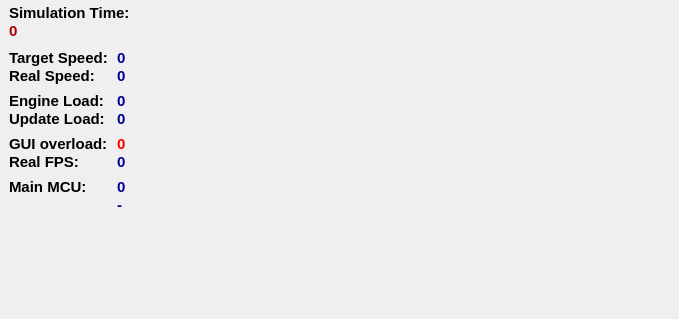
<?xml version="1.0" encoding="UTF-8"?>
<ui version="4.0">
 <class>infoWidget</class>
 <widget class="QWidget" name="infoWidget">
  <property name="geometry">
   <rect>
    <x>0</x>
    <y>0</y>
    <width>679</width>
    <height>319</height>
   </rect>
  </property>
  <property name="sizePolicy">
   <sizepolicy hsizetype="Preferred" vsizetype="Preferred">
    <horstretch>0</horstretch>
    <verstretch>0</verstretch>
   </sizepolicy>
  </property>
  <property name="windowTitle">
   <string notr="true">Form</string>
  </property>
  <widget class="QWidget" name="verticalLayoutWidget">
   <property name="geometry">
    <rect>
     <x>0</x>
     <y>0</y>
     <width>226</width>
     <height>244</height>
    </rect>
   </property>
   <layout class="QVBoxLayout" name="verticalLayout">
    <property name="spacing">
     <number>0</number>
    </property>
    <property name="leftMargin">
     <number>9</number>
    </property>
    <property name="topMargin">
     <number>4</number>
    </property>
    <item>
     <widget class="QLabel" name="simTimeLabel">
      <property name="sizePolicy">
       <sizepolicy hsizetype="Ignored" vsizetype="Preferred">
        <horstretch>0</horstretch>
        <verstretch>0</verstretch>
       </sizepolicy>
      </property>
      <property name="palette">
       <palette>
        <active>
         <colorrole role="WindowText">
          <brush brushstyle="SolidPattern">
           <color alpha="255">
            <red>0</red>
            <green>0</green>
            <blue>0</blue>
           </color>
          </brush>
         </colorrole>
         <colorrole role="Text">
          <brush brushstyle="SolidPattern">
           <color alpha="255">
            <red>0</red>
            <green>0</green>
            <blue>0</blue>
           </color>
          </brush>
         </colorrole>
         <colorrole role="PlaceholderText">
          <brush brushstyle="NoBrush">
           <color alpha="128">
            <red>0</red>
            <green>0</green>
            <blue>0</blue>
           </color>
          </brush>
         </colorrole>
        </active>
        <inactive>
         <colorrole role="WindowText">
          <brush brushstyle="SolidPattern">
           <color alpha="255">
            <red>0</red>
            <green>0</green>
            <blue>0</blue>
           </color>
          </brush>
         </colorrole>
         <colorrole role="Text">
          <brush brushstyle="SolidPattern">
           <color alpha="255">
            <red>0</red>
            <green>0</green>
            <blue>0</blue>
           </color>
          </brush>
         </colorrole>
         <colorrole role="PlaceholderText">
          <brush brushstyle="NoBrush">
           <color alpha="128">
            <red>0</red>
            <green>0</green>
            <blue>0</blue>
           </color>
          </brush>
         </colorrole>
        </inactive>
        <disabled>
         <colorrole role="WindowText">
          <brush brushstyle="SolidPattern">
           <color alpha="255">
            <red>144</red>
            <green>144</green>
            <blue>144</blue>
           </color>
          </brush>
         </colorrole>
         <colorrole role="Text">
          <brush brushstyle="SolidPattern">
           <color alpha="255">
            <red>144</red>
            <green>144</green>
            <blue>144</blue>
           </color>
          </brush>
         </colorrole>
         <colorrole role="PlaceholderText">
          <brush brushstyle="NoBrush">
           <color alpha="128">
            <red>0</red>
            <green>0</green>
            <blue>0</blue>
           </color>
          </brush>
         </colorrole>
        </disabled>
       </palette>
      </property>
      <property name="font">
       <font>
        <pointsize>11</pointsize>
        <weight>75</weight>
        <bold>true</bold>
       </font>
      </property>
      <property name="styleSheet">
       <string notr="true"/>
      </property>
      <property name="locale">
       <locale language="C" country="AnyCountry"/>
      </property>
      <property name="text">
       <string>Simulation Time:</string>
      </property>
     </widget>
    </item>
    <item>
     <widget class="QLabel" name="simTime">
      <property name="sizePolicy">
       <sizepolicy hsizetype="Ignored" vsizetype="Preferred">
        <horstretch>0</horstretch>
        <verstretch>0</verstretch>
       </sizepolicy>
      </property>
      <property name="palette">
       <palette>
        <active>
         <colorrole role="WindowText">
          <brush brushstyle="SolidPattern">
           <color alpha="255">
            <red>170</red>
            <green>0</green>
            <blue>0</blue>
           </color>
          </brush>
         </colorrole>
        </active>
        <inactive>
         <colorrole role="WindowText">
          <brush brushstyle="SolidPattern">
           <color alpha="255">
            <red>170</red>
            <green>0</green>
            <blue>0</blue>
           </color>
          </brush>
         </colorrole>
        </inactive>
        <disabled>
         <colorrole role="WindowText">
          <brush brushstyle="SolidPattern">
           <color alpha="255">
            <red>144</red>
            <green>144</green>
            <blue>144</blue>
           </color>
          </brush>
         </colorrole>
        </disabled>
       </palette>
      </property>
      <property name="font">
       <font>
        <pointsize>11</pointsize>
        <weight>75</weight>
        <bold>true</bold>
       </font>
      </property>
      <property name="text">
       <string notr="true">0</string>
      </property>
     </widget>
    </item>
    <item>
     <widget class="QLabel" name="label_4">
      <property name="maximumSize">
       <size>
        <width>16777215</width>
        <height>9</height>
       </size>
      </property>
      <property name="text">
       <string/>
      </property>
     </widget>
    </item>
    <item>
     <layout class="QGridLayout" name="gridLayout">
      <property name="horizontalSpacing">
       <number>9</number>
      </property>
      <property name="verticalSpacing">
       <number>0</number>
      </property>
      <item row="8" column="0">
       <widget class="QLabel" name="label_3">
        <property name="maximumSize">
         <size>
          <width>16777215</width>
          <height>7</height>
         </size>
        </property>
        <property name="text">
         <string/>
        </property>
       </widget>
      </item>
      <item row="0" column="1">
       <widget class="QLabel" name="targetSpeed">
        <property name="sizePolicy">
         <sizepolicy hsizetype="Expanding" vsizetype="Preferred">
          <horstretch>0</horstretch>
          <verstretch>0</verstretch>
         </sizepolicy>
        </property>
        <property name="palette">
         <palette>
          <active>
           <colorrole role="WindowText">
            <brush brushstyle="SolidPattern">
             <color alpha="255">
              <red>0</red>
              <green>0</green>
              <blue>150</blue>
             </color>
            </brush>
           </colorrole>
          </active>
          <inactive>
           <colorrole role="WindowText">
            <brush brushstyle="SolidPattern">
             <color alpha="255">
              <red>0</red>
              <green>0</green>
              <blue>150</blue>
             </color>
            </brush>
           </colorrole>
          </inactive>
          <disabled>
           <colorrole role="WindowText">
            <brush brushstyle="SolidPattern">
             <color alpha="255">
              <red>144</red>
              <green>144</green>
              <blue>144</blue>
             </color>
            </brush>
           </colorrole>
          </disabled>
         </palette>
        </property>
        <property name="font">
         <font>
          <pointsize>11</pointsize>
          <weight>75</weight>
          <bold>true</bold>
         </font>
        </property>
        <property name="text">
         <string notr="true">0</string>
        </property>
       </widget>
      </item>
      <item row="0" column="0">
       <widget class="QLabel" name="targetSpeedLabel">
        <property name="sizePolicy">
         <sizepolicy hsizetype="Minimum" vsizetype="Preferred">
          <horstretch>0</horstretch>
          <verstretch>0</verstretch>
         </sizepolicy>
        </property>
        <property name="palette">
         <palette>
          <active>
           <colorrole role="WindowText">
            <brush brushstyle="SolidPattern">
             <color alpha="255">
              <red>0</red>
              <green>0</green>
              <blue>0</blue>
             </color>
            </brush>
           </colorrole>
          </active>
          <inactive>
           <colorrole role="WindowText">
            <brush brushstyle="SolidPattern">
             <color alpha="255">
              <red>0</red>
              <green>0</green>
              <blue>0</blue>
             </color>
            </brush>
           </colorrole>
          </inactive>
          <disabled>
           <colorrole role="WindowText">
            <brush brushstyle="SolidPattern">
             <color alpha="255">
              <red>144</red>
              <green>144</green>
              <blue>144</blue>
             </color>
            </brush>
           </colorrole>
          </disabled>
         </palette>
        </property>
        <property name="font">
         <font>
          <pointsize>11</pointsize>
          <weight>75</weight>
          <bold>true</bold>
         </font>
        </property>
        <property name="text">
         <string>Target Speed:</string>
        </property>
       </widget>
      </item>
      <item row="9" column="0">
       <widget class="QLabel" name="mainMcuLabel">
        <property name="palette">
         <palette>
          <active>
           <colorrole role="WindowText">
            <brush brushstyle="SolidPattern">
             <color alpha="255">
              <red>0</red>
              <green>0</green>
              <blue>0</blue>
             </color>
            </brush>
           </colorrole>
          </active>
          <inactive>
           <colorrole role="WindowText">
            <brush brushstyle="SolidPattern">
             <color alpha="255">
              <red>0</red>
              <green>0</green>
              <blue>0</blue>
             </color>
            </brush>
           </colorrole>
          </inactive>
          <disabled>
           <colorrole role="WindowText">
            <brush brushstyle="SolidPattern">
             <color alpha="255">
              <red>144</red>
              <green>144</green>
              <blue>144</blue>
             </color>
            </brush>
           </colorrole>
          </disabled>
         </palette>
        </property>
        <property name="font">
         <font>
          <pointsize>11</pointsize>
          <weight>75</weight>
          <bold>true</bold>
         </font>
        </property>
        <property name="text">
         <string>Main MCU:</string>
        </property>
       </widget>
      </item>
      <item row="6" column="1">
       <widget class="QLabel" name="overLoadVal">
        <property name="sizePolicy">
         <sizepolicy hsizetype="Expanding" vsizetype="Preferred">
          <horstretch>0</horstretch>
          <verstretch>0</verstretch>
         </sizepolicy>
        </property>
        <property name="palette">
         <palette>
          <active>
           <colorrole role="WindowText">
            <brush brushstyle="SolidPattern">
             <color alpha="255">
              <red>255</red>
              <green>0</green>
              <blue>0</blue>
             </color>
            </brush>
           </colorrole>
          </active>
          <inactive>
           <colorrole role="WindowText">
            <brush brushstyle="SolidPattern">
             <color alpha="255">
              <red>255</red>
              <green>0</green>
              <blue>0</blue>
             </color>
            </brush>
           </colorrole>
          </inactive>
          <disabled>
           <colorrole role="WindowText">
            <brush brushstyle="SolidPattern">
             <color alpha="255">
              <red>144</red>
              <green>144</green>
              <blue>144</blue>
             </color>
            </brush>
           </colorrole>
          </disabled>
         </palette>
        </property>
        <property name="font">
         <font>
          <pointsize>11</pointsize>
          <weight>75</weight>
          <bold>true</bold>
         </font>
        </property>
        <property name="text">
         <string>0</string>
        </property>
       </widget>
      </item>
      <item row="3" column="1">
       <widget class="QLabel" name="simLoadVal">
        <property name="sizePolicy">
         <sizepolicy hsizetype="Expanding" vsizetype="Preferred">
          <horstretch>0</horstretch>
          <verstretch>0</verstretch>
         </sizepolicy>
        </property>
        <property name="palette">
         <palette>
          <active>
           <colorrole role="WindowText">
            <brush brushstyle="SolidPattern">
             <color alpha="255">
              <red>0</red>
              <green>0</green>
              <blue>150</blue>
             </color>
            </brush>
           </colorrole>
          </active>
          <inactive>
           <colorrole role="WindowText">
            <brush brushstyle="SolidPattern">
             <color alpha="255">
              <red>0</red>
              <green>0</green>
              <blue>150</blue>
             </color>
            </brush>
           </colorrole>
          </inactive>
          <disabled>
           <colorrole role="WindowText">
            <brush brushstyle="SolidPattern">
             <color alpha="255">
              <red>144</red>
              <green>144</green>
              <blue>144</blue>
             </color>
            </brush>
           </colorrole>
          </disabled>
         </palette>
        </property>
        <property name="font">
         <font>
          <pointsize>11</pointsize>
          <weight>75</weight>
          <bold>true</bold>
         </font>
        </property>
        <property name="text">
         <string notr="true">0</string>
        </property>
       </widget>
      </item>
      <item row="6" column="0">
       <widget class="QLabel" name="overLoadLabel">
        <property name="palette">
         <palette>
          <active>
           <colorrole role="WindowText">
            <brush brushstyle="SolidPattern">
             <color alpha="255">
              <red>0</red>
              <green>0</green>
              <blue>0</blue>
             </color>
            </brush>
           </colorrole>
          </active>
          <inactive>
           <colorrole role="WindowText">
            <brush brushstyle="SolidPattern">
             <color alpha="255">
              <red>0</red>
              <green>0</green>
              <blue>0</blue>
             </color>
            </brush>
           </colorrole>
          </inactive>
          <disabled>
           <colorrole role="WindowText">
            <brush brushstyle="SolidPattern">
             <color alpha="255">
              <red>144</red>
              <green>144</green>
              <blue>144</blue>
             </color>
            </brush>
           </colorrole>
          </disabled>
         </palette>
        </property>
        <property name="font">
         <font>
          <pointsize>11</pointsize>
          <weight>75</weight>
          <bold>true</bold>
         </font>
        </property>
        <property name="text">
         <string>GUI overload:</string>
        </property>
       </widget>
      </item>
      <item row="9" column="1">
       <widget class="QLabel" name="mainMcuName">
        <property name="sizePolicy">
         <sizepolicy hsizetype="Expanding" vsizetype="Preferred">
          <horstretch>0</horstretch>
          <verstretch>0</verstretch>
         </sizepolicy>
        </property>
        <property name="palette">
         <palette>
          <active>
           <colorrole role="WindowText">
            <brush brushstyle="SolidPattern">
             <color alpha="255">
              <red>0</red>
              <green>0</green>
              <blue>150</blue>
             </color>
            </brush>
           </colorrole>
          </active>
          <inactive>
           <colorrole role="WindowText">
            <brush brushstyle="SolidPattern">
             <color alpha="255">
              <red>0</red>
              <green>0</green>
              <blue>150</blue>
             </color>
            </brush>
           </colorrole>
          </inactive>
          <disabled>
           <colorrole role="WindowText">
            <brush brushstyle="SolidPattern">
             <color alpha="255">
              <red>144</red>
              <green>144</green>
              <blue>144</blue>
             </color>
            </brush>
           </colorrole>
          </disabled>
         </palette>
        </property>
        <property name="font">
         <font>
          <pointsize>11</pointsize>
          <weight>75</weight>
          <bold>true</bold>
         </font>
        </property>
        <property name="text">
         <string notr="true">0</string>
        </property>
       </widget>
      </item>
      <item row="4" column="1">
       <widget class="QLabel" name="guiLoadVal">
        <property name="sizePolicy">
         <sizepolicy hsizetype="Expanding" vsizetype="Preferred">
          <horstretch>0</horstretch>
          <verstretch>0</verstretch>
         </sizepolicy>
        </property>
        <property name="palette">
         <palette>
          <active>
           <colorrole role="WindowText">
            <brush brushstyle="SolidPattern">
             <color alpha="255">
              <red>0</red>
              <green>0</green>
              <blue>150</blue>
             </color>
            </brush>
           </colorrole>
          </active>
          <inactive>
           <colorrole role="WindowText">
            <brush brushstyle="SolidPattern">
             <color alpha="255">
              <red>0</red>
              <green>0</green>
              <blue>150</blue>
             </color>
            </brush>
           </colorrole>
          </inactive>
          <disabled>
           <colorrole role="WindowText">
            <brush brushstyle="SolidPattern">
             <color alpha="255">
              <red>144</red>
              <green>144</green>
              <blue>144</blue>
             </color>
            </brush>
           </colorrole>
          </disabled>
         </palette>
        </property>
        <property name="font">
         <font>
          <pointsize>11</pointsize>
          <weight>75</weight>
          <bold>true</bold>
         </font>
        </property>
        <property name="text">
         <string notr="true">0</string>
        </property>
       </widget>
      </item>
      <item row="3" column="0">
       <widget class="QLabel" name="simLoadLabel">
        <property name="sizePolicy">
         <sizepolicy hsizetype="Preferred" vsizetype="Preferred">
          <horstretch>0</horstretch>
          <verstretch>0</verstretch>
         </sizepolicy>
        </property>
        <property name="palette">
         <palette>
          <active>
           <colorrole role="WindowText">
            <brush brushstyle="SolidPattern">
             <color alpha="255">
              <red>0</red>
              <green>0</green>
              <blue>0</blue>
             </color>
            </brush>
           </colorrole>
          </active>
          <inactive>
           <colorrole role="WindowText">
            <brush brushstyle="SolidPattern">
             <color alpha="255">
              <red>0</red>
              <green>0</green>
              <blue>0</blue>
             </color>
            </brush>
           </colorrole>
          </inactive>
          <disabled>
           <colorrole role="WindowText">
            <brush brushstyle="SolidPattern">
             <color alpha="255">
              <red>144</red>
              <green>144</green>
              <blue>144</blue>
             </color>
            </brush>
           </colorrole>
          </disabled>
         </palette>
        </property>
        <property name="font">
         <font>
          <pointsize>11</pointsize>
          <weight>75</weight>
          <bold>true</bold>
         </font>
        </property>
        <property name="text">
         <string>Engine Load:</string>
        </property>
       </widget>
      </item>
      <item row="1" column="1">
       <widget class="QLabel" name="realSpeed">
        <property name="sizePolicy">
         <sizepolicy hsizetype="Expanding" vsizetype="Preferred">
          <horstretch>0</horstretch>
          <verstretch>0</verstretch>
         </sizepolicy>
        </property>
        <property name="palette">
         <palette>
          <active>
           <colorrole role="WindowText">
            <brush brushstyle="SolidPattern">
             <color alpha="255">
              <red>0</red>
              <green>0</green>
              <blue>150</blue>
             </color>
            </brush>
           </colorrole>
          </active>
          <inactive>
           <colorrole role="WindowText">
            <brush brushstyle="SolidPattern">
             <color alpha="255">
              <red>0</red>
              <green>0</green>
              <blue>150</blue>
             </color>
            </brush>
           </colorrole>
          </inactive>
          <disabled>
           <colorrole role="WindowText">
            <brush brushstyle="SolidPattern">
             <color alpha="255">
              <red>144</red>
              <green>144</green>
              <blue>144</blue>
             </color>
            </brush>
           </colorrole>
          </disabled>
         </palette>
        </property>
        <property name="font">
         <font>
          <pointsize>11</pointsize>
          <weight>75</weight>
          <bold>true</bold>
         </font>
        </property>
        <property name="text">
         <string notr="true">0</string>
        </property>
       </widget>
      </item>
      <item row="7" column="0">
       <widget class="QLabel" name="fpsLabel">
        <property name="palette">
         <palette>
          <active>
           <colorrole role="WindowText">
            <brush brushstyle="SolidPattern">
             <color alpha="255">
              <red>0</red>
              <green>0</green>
              <blue>0</blue>
             </color>
            </brush>
           </colorrole>
          </active>
          <inactive>
           <colorrole role="WindowText">
            <brush brushstyle="SolidPattern">
             <color alpha="255">
              <red>0</red>
              <green>0</green>
              <blue>0</blue>
             </color>
            </brush>
           </colorrole>
          </inactive>
          <disabled>
           <colorrole role="WindowText">
            <brush brushstyle="SolidPattern">
             <color alpha="255">
              <red>144</red>
              <green>144</green>
              <blue>144</blue>
             </color>
            </brush>
           </colorrole>
          </disabled>
         </palette>
        </property>
        <property name="font">
         <font>
          <pointsize>11</pointsize>
          <weight>75</weight>
          <bold>true</bold>
         </font>
        </property>
        <property name="text">
         <string>Real FPS:</string>
        </property>
       </widget>
      </item>
      <item row="4" column="0">
       <widget class="QLabel" name="guiLoadLabel">
        <property name="sizePolicy">
         <sizepolicy hsizetype="Minimum" vsizetype="Preferred">
          <horstretch>0</horstretch>
          <verstretch>0</verstretch>
         </sizepolicy>
        </property>
        <property name="palette">
         <palette>
          <active>
           <colorrole role="WindowText">
            <brush brushstyle="SolidPattern">
             <color alpha="255">
              <red>0</red>
              <green>0</green>
              <blue>0</blue>
             </color>
            </brush>
           </colorrole>
          </active>
          <inactive>
           <colorrole role="WindowText">
            <brush brushstyle="SolidPattern">
             <color alpha="255">
              <red>0</red>
              <green>0</green>
              <blue>0</blue>
             </color>
            </brush>
           </colorrole>
          </inactive>
          <disabled>
           <colorrole role="WindowText">
            <brush brushstyle="SolidPattern">
             <color alpha="255">
              <red>144</red>
              <green>144</green>
              <blue>144</blue>
             </color>
            </brush>
           </colorrole>
          </disabled>
         </palette>
        </property>
        <property name="font">
         <font>
          <pointsize>11</pointsize>
          <weight>75</weight>
          <bold>true</bold>
         </font>
        </property>
        <property name="text">
         <string>Update Load:</string>
        </property>
       </widget>
      </item>
      <item row="5" column="0">
       <widget class="QLabel" name="label_2">
        <property name="maximumSize">
         <size>
          <width>16777215</width>
          <height>7</height>
         </size>
        </property>
        <property name="text">
         <string/>
        </property>
       </widget>
      </item>
      <item row="1" column="0">
       <widget class="QLabel" name="realSpeedLabel">
        <property name="sizePolicy">
         <sizepolicy hsizetype="Preferred" vsizetype="Preferred">
          <horstretch>0</horstretch>
          <verstretch>0</verstretch>
         </sizepolicy>
        </property>
        <property name="palette">
         <palette>
          <active>
           <colorrole role="WindowText">
            <brush brushstyle="SolidPattern">
             <color alpha="255">
              <red>0</red>
              <green>0</green>
              <blue>0</blue>
             </color>
            </brush>
           </colorrole>
          </active>
          <inactive>
           <colorrole role="WindowText">
            <brush brushstyle="SolidPattern">
             <color alpha="255">
              <red>0</red>
              <green>0</green>
              <blue>0</blue>
             </color>
            </brush>
           </colorrole>
          </inactive>
          <disabled>
           <colorrole role="WindowText">
            <brush brushstyle="SolidPattern">
             <color alpha="255">
              <red>144</red>
              <green>144</green>
              <blue>144</blue>
             </color>
            </brush>
           </colorrole>
          </disabled>
         </palette>
        </property>
        <property name="font">
         <font>
          <pointsize>11</pointsize>
          <weight>75</weight>
          <bold>true</bold>
         </font>
        </property>
        <property name="text">
         <string>Real Speed:</string>
        </property>
       </widget>
      </item>
      <item row="7" column="1">
       <widget class="QLabel" name="fpsVal">
        <property name="sizePolicy">
         <sizepolicy hsizetype="Expanding" vsizetype="Preferred">
          <horstretch>0</horstretch>
          <verstretch>0</verstretch>
         </sizepolicy>
        </property>
        <property name="palette">
         <palette>
          <active>
           <colorrole role="WindowText">
            <brush brushstyle="SolidPattern">
             <color alpha="255">
              <red>0</red>
              <green>0</green>
              <blue>150</blue>
             </color>
            </brush>
           </colorrole>
          </active>
          <inactive>
           <colorrole role="WindowText">
            <brush brushstyle="SolidPattern">
             <color alpha="255">
              <red>0</red>
              <green>0</green>
              <blue>150</blue>
             </color>
            </brush>
           </colorrole>
          </inactive>
          <disabled>
           <colorrole role="WindowText">
            <brush brushstyle="SolidPattern">
             <color alpha="255">
              <red>144</red>
              <green>144</green>
              <blue>144</blue>
             </color>
            </brush>
           </colorrole>
          </disabled>
         </palette>
        </property>
        <property name="font">
         <font>
          <pointsize>11</pointsize>
          <weight>75</weight>
          <bold>true</bold>
         </font>
        </property>
        <property name="text">
         <string notr="true">0</string>
        </property>
       </widget>
      </item>
      <item row="2" column="0">
       <widget class="QLabel" name="label">
        <property name="sizePolicy">
         <sizepolicy hsizetype="Preferred" vsizetype="Fixed">
          <horstretch>0</horstretch>
          <verstretch>0</verstretch>
         </sizepolicy>
        </property>
        <property name="minimumSize">
         <size>
          <width>0</width>
          <height>0</height>
         </size>
        </property>
        <property name="maximumSize">
         <size>
          <width>16777215</width>
          <height>7</height>
         </size>
        </property>
        <property name="text">
         <string/>
        </property>
       </widget>
      </item>
      <item row="10" column="1">
       <widget class="QLabel" name="mainMcu">
        <property name="sizePolicy">
         <sizepolicy hsizetype="Expanding" vsizetype="Preferred">
          <horstretch>0</horstretch>
          <verstretch>0</verstretch>
         </sizepolicy>
        </property>
        <property name="palette">
         <palette>
          <active>
           <colorrole role="WindowText">
            <brush brushstyle="SolidPattern">
             <color alpha="255">
              <red>0</red>
              <green>0</green>
              <blue>150</blue>
             </color>
            </brush>
           </colorrole>
          </active>
          <inactive>
           <colorrole role="WindowText">
            <brush brushstyle="SolidPattern">
             <color alpha="255">
              <red>0</red>
              <green>0</green>
              <blue>150</blue>
             </color>
            </brush>
           </colorrole>
          </inactive>
          <disabled>
           <colorrole role="WindowText">
            <brush brushstyle="SolidPattern">
             <color alpha="255">
              <red>144</red>
              <green>144</green>
              <blue>144</blue>
             </color>
            </brush>
           </colorrole>
          </disabled>
         </palette>
        </property>
        <property name="font">
         <font>
          <pointsize>11</pointsize>
          <weight>75</weight>
          <bold>true</bold>
         </font>
        </property>
        <property name="text">
         <string notr="true">-</string>
        </property>
       </widget>
      </item>
      <item row="11" column="1">
       <spacer name="verticalSpacer">
        <property name="orientation">
         <enum>Qt::Vertical</enum>
        </property>
        <property name="sizeHint" stdset="0">
         <size>
          <width>20</width>
          <height>40</height>
         </size>
        </property>
       </spacer>
      </item>
     </layout>
    </item>
   </layout>
  </widget>
 </widget>
 <resources/>
 <connections/>
 <designerdata>
  <property name="gridDeltaX">
   <number>9</number>
  </property>
  <property name="gridDeltaY">
   <number>9</number>
  </property>
  <property name="gridSnapX">
   <bool>true</bool>
  </property>
  <property name="gridSnapY">
   <bool>true</bool>
  </property>
  <property name="gridVisible">
   <bool>true</bool>
  </property>
 </designerdata>
</ui>
